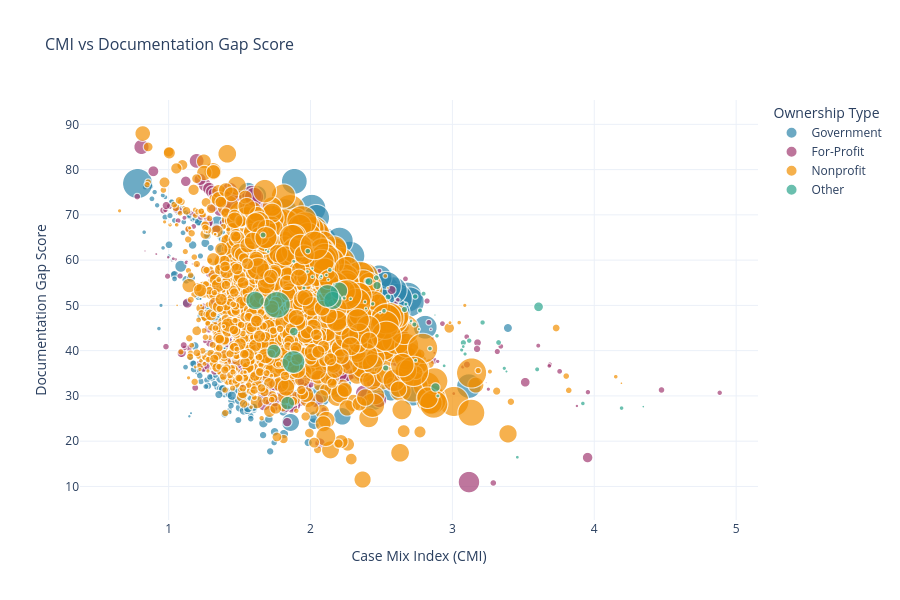

Here is the notebook cell this chart was saved with:
### Markdown cell above
## Chart 5: CMI vs Documentation Gap Score

### Code cell
# Prepare data: drop rows with missing values
chart5_data = revenue_data[['cmi', 'doc_gap_score', 'ownership_category', 'beds', 'hospital_name', 'state']].dropna(subset=['cmi', 'doc_gap_score', 'ownership_category'])

# Cap bed size for visualization (capped at 1000)
chart5_data['beds_capped'] = chart5_data['beds'].fillna(100).clip(upper=1000)

# Create scatter plot
fig5 = px.scatter(
    chart5_data,
    x='cmi',
    y='doc_gap_score',
    color='ownership_category',
    size='beds_capped',
    hover_data=['hospital_name', 'state', 'beds'],
    title='CMI vs Documentation Gap Score',
    labels={'cmi': 'Case Mix Index (CMI)', 'doc_gap_score': 'Documentation Gap Score', 'ownership_category': 'Ownership Type'},
    template='plotly_white',
    height=600,
    width=900,
    size_max=30,
    color_discrete_sequence=[COLORS['primary'], COLORS['secondary'], COLORS['accent'], COLORS['success']]
)

fig5.update_layout(
    font=dict(size=12),
    xaxis_title='Case Mix Index (CMI)',
    yaxis_title='Documentation Gap Score',
    title_font_size=16,
    hovermode='closest'
)

fig5.show()
save_chart(fig5, 'chart5_cmi_vs_gap')

### Figure 1 — Plotly figure (JSON) as saved in the notebook; plotly's stock layout.template omitted (floating-point values rounded to 4 significant figures; data arrays with more than 128 entries replaced by an {"elided": "..."} marker saying what was removed)
{"data": [{"customdata": {"elided": "438x3 mixed values"}, "hovertemplate": "Ownership Type=Government<br>Case Mix Index (CMI)=%{x}<br>Documentation Gap Score=%{y}<br>beds_capped=%{marker.size}<br>hospital_name=%{customdata[0]}<br>state=%{customdata[1]}<br>beds=%{customdata[2]}<extra></extra>", "legendgroup": "Government", "marker": {"color": "#2E86AB", "size": {"elided": "438 float values"}, "sizemode": "area", "sizeref": 1.111, "symbol": "circle"}, "mode": "markers", "name": "Government", "showlegend": true, "type": "scattergl", "x": {"elided": "438 float values"}, "xaxis": "x", "y": {"elided": "438 float values"}, "yaxis": "y"}, {"customdata": {"elided": "629x3 mixed values"}, "hovertemplate": "Ownership Type=For-Profit<br>Case Mix Index (CMI)=%{x}<br>Documentation Gap Score=%{y}<br>beds_capped=%{marker.size}<br>hospital_name=%{customdata[0]}<br>state=%{customdata[1]}<br>beds=%{customdata[2]}<extra></extra>", "legendgroup": "For-Profit", "marker": {"color": "#A23B72", "size": {"elided": "629 float values"}, "sizemode": "area", "sizeref": 1.111, "symbol": "circle"}, "mode": "markers", "name": "For-Profit", "showlegend": true, "type": "scattergl", "x": {"elided": "629 float values"}, "xaxis": "x", "y": {"elided": "629 float values"}, "yaxis": "y"}, {"customdata": {"elided": "1925x3 mixed values"}, "hovertemplate": "Ownership Type=Nonprofit<br>Case Mix Index (CMI)=%{x}<br>Documentation Gap Score=%{y}<br>beds_capped=%{marker.size}<br>hospital_name=%{customdata[0]}<br>state=%{customdata[1]}<br>beds=%{customdata[2]}<extra></extra>", "legendgroup": "Nonprofit", "marker": {"color": "#F18F01", "size": {"elided": "1925 float values"}, "sizemode": "area", "sizeref": 1.111, "symbol": "circle"}, "mode": "markers", "name": "Nonprofit", "showlegend": true, "type": "scattergl", "x": {"elided": "1925 float values"}, "xaxis": "x", "y": {"elided": "1925 float values"}, "yaxis": "y"}, {"customdata": {"elided": "68x3 mixed values"}, "hovertemplate": "Ownership Type=Other<br>Case Mix Index (CMI)=%{x}<br>Documentation Gap Score=%{y}<br>beds_capped=%{marker.size}<br>hospital_name=%{customdata[0]}<br>state=%{customdata[1]}<br>beds=%{customdata[2]}<extra></extra>", "legendgroup": "Other", "marker": {"color": "#2CA58D", "size": [206.0, 23.0, 32.0, 47.0, 332.0, 14.0, 17.0, 12.0, 43.0, 582.0, 38.0, 18.0, 12.0, 29.0, 16.0, 21.0, 13.0, 36.0, 10.0, 30.0, 16.0, 10.0, 20.0, 23.0, 21.0, 37.0, 39.0, 16.0, 30.0, 24.0, 19.0, 9.0, 12.0, 45.0, 25.0, 75.0, 6.0, 97.0, 68.0, 15.0, 44.0, 10.0, 15.0, 14.0, 12.0, 354.0, 792.0, 370.0, 216.0, 15.0, 30.0, 6.0, 18.0, 583.0, 34.0, 34.0, 9.0, 16.0, 35.0, 25.0, 13.0, 16.0, 16.0, 23.0, 21.0, 104.0, 14.0, 84.0], "sizemode": "area", "sizeref": 1.111, "symbol": "circle"}, "mode": "markers", "name": "Other", "showlegend": true, "type": "scattergl", "x": [1.839, 2.518, 3.213, 2.4, 2.201, 2.283, 2.898, 3.381, 2.662, 1.88, 2.546, 2.74, 1.687, 2.732, 1.954, 2.072, 2.014, 3.326, 2.126, 2.797, 2.942, 2.013, 3.066, 3.92, 3.366, 2.464, 1.666, 1.882, 3.598, 2.891, 3.089, 4.346, 2.39, 3.077, 4.192, 2.469, 2.164, 2.881, 2.412, 1.701, 2.53, 2.076, 2.705, 1.979, 2.764, 2.158, 1.764, 1.609, 1.742, 2.384, 2.772, 2.877, 3.077, 2.12, 1.981, 3.119, 2.49, 3.458, 2.738, 2.136, 2.709, 2.238, 2.673, 2.842, 2.438, 3.607, 2.112, 1.883], "xaxis": "x", "y": [28.39, 48.79, 46.22, 55.35, 53.25, 51.45, 30.0, 35.4, 49.1, 37.48, 51.86, 37.86, 62.23, 45.79, 53.83, 56.24, 56.31, 41.8, 55.66, 52.58, 36.65, 58.17, 40.15, 28.33, 36.1, 56.09, 65.55, 59.73, 35.87, 43.28, 39.26, 27.63, 49.31, 41.75, 27.31, 54.38, 54.7, 31.88, 55.26, 61.88, 36.18, 56.46, 46.27, 57.48, 44.75, 51.08, 50.11, 51.11, 39.85, 50.78, 48.86, 47.86, 40.9, 52.07, 61.99, 42.2, 48.42, 16.45, 51.96, 57.82, 46.58, 51.61, 50.29, 40.47, 50.34, 49.68, 56.72, 44.21], "yaxis": "y"}], "layout": {"font": {"size": 12}, "height": 600, "hovermode": "closest", "legend": {"itemsizing": "constant", "title": {"text": "Ownership Type"}, "tracegroupgap": 0}, "title": {"font": {"size": 16}, "text": "CMI vs Documentation Gap Score"}, "width": 900, "xaxis": {"anchor": "y", "domain": [0.0, 1.0], "title": {"text": "Case Mix Index (CMI)"}}, "yaxis": {"anchor": "x", "domain": [0.0, 1.0], "title": {"text": "Documentation Gap Score"}}}}
